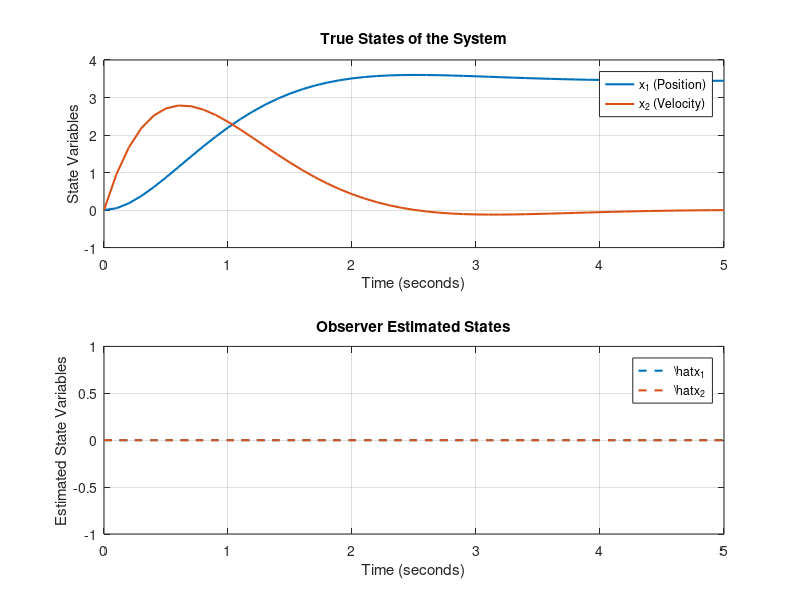
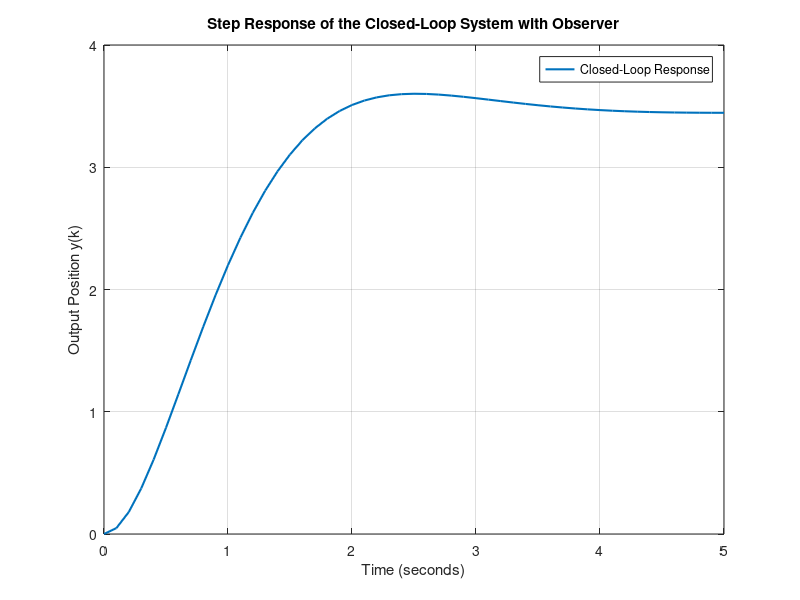

Write MATLAB code to recreate these figures, in order.
% Define the system matrices
A = [1, 0.0952;
     0, 0.905];
B = [0.0484; 
     0.952];
C = [1, 0];
D = 0;

% State feedback gain matrix (replace with your values)
K = [0.2897, 0.1468];  % Replace k1, k2 with your computed gains

% Desired observer poles (choose faster dynamics than the system poles)
observer_poles = [0.5, 0.4];  % Example values, adjust as needed
L = place(A', C', observer_poles)';  % Compute observer gain

% Closed-loop dynamics with observer
A_cl = [A - B*K, B*K;
        zeros(size(A)), A - L*C];
B_cl = [B; zeros(size(B))];
C_cl = [C, zeros(size(C))];
D_cl = 0;

% Define initial conditions
x0 = [10; 0];   % Initial true state
x_hat0 = [0; 1]; % Initial observer state
x_aug0 = [x0; x_hat0]; % Augmented state vector

% Create augmented system
Ts = 0.1;  % Sampling time
sys_aug = ss(A_cl, B_cl, C_cl, D_cl, Ts);

% Simulate step response
t = 0:Ts:5;  % Time vector
[y, t_out, x_aug] = step(sys_aug, t);

% Extract true states and observer states from augmented state
x_true = x_aug(:, 1:2);   % True states
x_hat = x_aug(:, 3:4);    % Estimated states

% Plot results
figure;
subplot(2,1,1);
plot(t_out, x_true, 'LineWidth', 1.5);
grid on;
title('True States of the System');
xlabel('Time (seconds)');
ylabel('State Variables');
legend('x_1 (Position)', 'x_2 (Velocity)');

subplot(2,1,2);
plot(t_out, x_hat, '--', 'LineWidth', 1.5);
grid on;
title('Observer Estimated States');
xlabel('Time (seconds)');
ylabel('Estimated State Variables');
legend('\hat{x}_1', '\hat{x}_2');

% Verify output
figure;
plot(t_out, y, 'LineWidth', 1.5);
grid on;
title('Step Response of the Closed-Loop System with Observer');
xlabel('Time (seconds)');
ylabel('Output Position y(k)');
legend('Closed-Loop Response');
